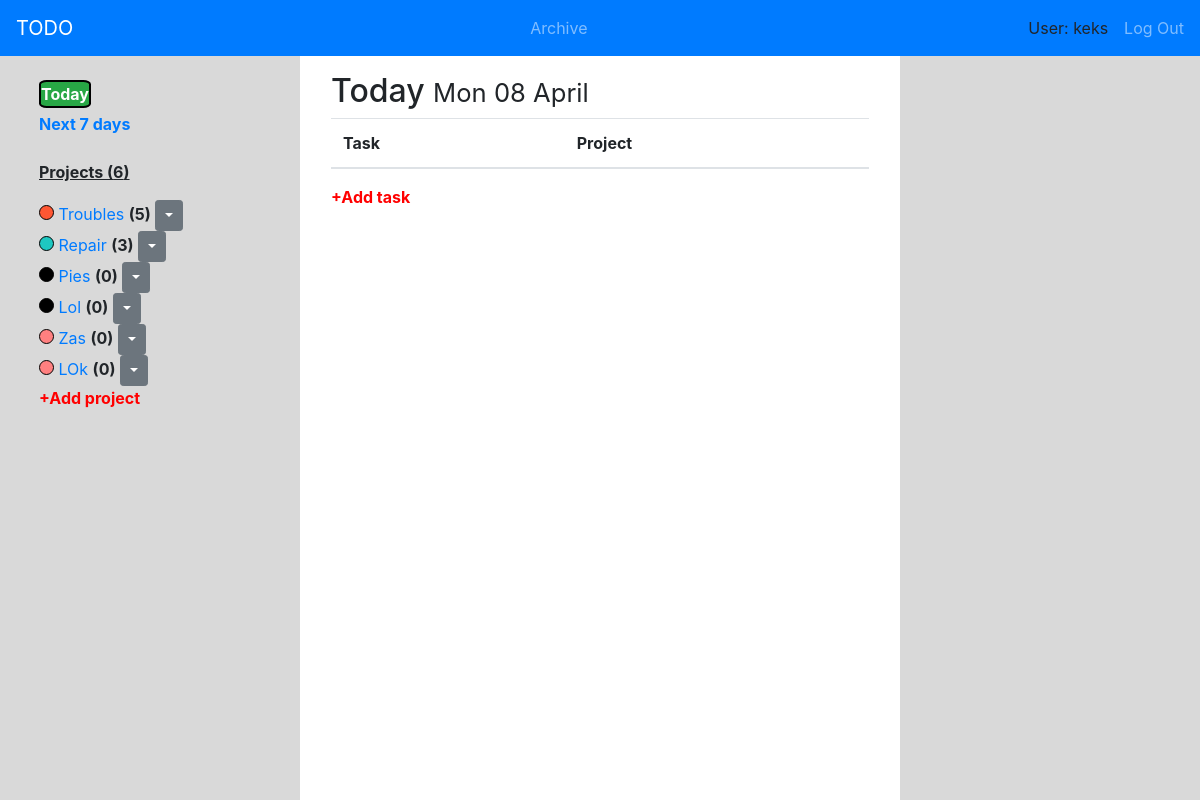
The page /today/ (signed in) on the database as committed earlier.
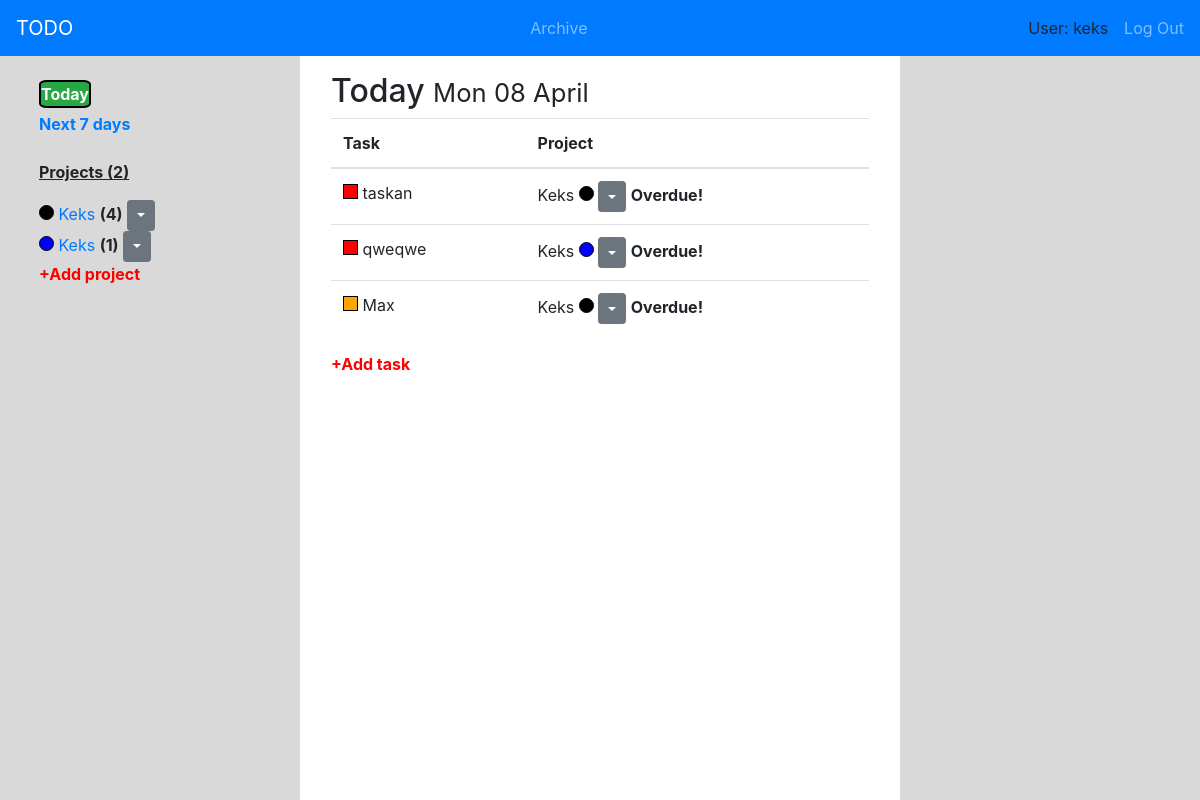
The same page on the database as committed later.
### todo_app/models.py (models this page shows, shortened)
class Project(models.Model):
    name = models.CharField(max_length=20)
    colour = models.CharField(max_length=7)
    slug = models.SlugField(max_length=30, unique=True, blank=True)
    user = models.ForeignKey(User, on_delete=models.CASCADE)
    class Meta:
        unique_together = ('name', 'colour', 'user')
    def get_absolute_url(self):
        return reverse('project_detail_url', kwargs={'slug': self.slug})
    def get_delete_url(self):
        return reverse('project_delete_url', kwargs={'slug': self.slug})
    def __str__(self):
        return self.name

class Task(models.Model):
    LOW = 3
    MID = 2
    HIGH = 1
    CHOICES_OF_PRIORITY = (
        (LOW, 'Low'),
        (MID, 'Mid'),
        (HIGH, 'High')
    )
    name = models.CharField(max_length=30)
    priority = models.PositiveSmallIntegerField(choices=CHOICES_OF_PRIORITY, default=LOW)
    date_until = models.DateTimeField()
    status = models.CharField(max_length=4, blank=True)
    project = models.ForeignKey(Project, on_delete=models.CASCADE)
    class Meta:
        ordering = ['priority']
    def get_delete_url(self):
        return reverse('task_delete_url', kwargs={'id': self.id})
    def get_done_url(self):
        return reverse('task_done_url', kwargs={'id': self.id})

### todo_app/views.py (the view)
# urls.py: path('today/', today, name='today_url'),
def today(request):
    if request.user.is_authenticated:
        project_form = ProjectForm()
        task_form = TaskForm(user=request.user)
        projects = Project.objects.filter(user=request.user)
        overdue_tasks = Task.objects.filter(project__user=request.user,
                                            date_until__lt=timezone.now(),
                                            status='')
        tasks = Task.objects.filter(project__user=request.user, #  for a day
                                    date_until__gte=timezone.now(),
                                    date_until__lt=timezone.now()+timezone.timedelta(days=1))
        context = {
            'today_obj': True,
            'title': 'Today',
            'today_date': datetime.now(),
            'projects': projects,
            'overdue_tasks': overdue_tasks,
            'tasks': tasks,
            'project_form': project_form,
            'task_form': task_form,
        }
        return render(request, 'todo_app/main.html', context=context)
    return redirect('login_url')

### todo_app/templates/todo_app/main.html
{% extends 'todo_app/todo_base.html' %}
{% block left-block %}
    {% include 'todo_app/includes/left_block_universal.html' %}
{% endblock %}
{% block center-block %}
    {% include 'todo_app/includes/center_block_universal.html' %}
{% endblock %}

### todo_app/templates/todo_app/includes/left_block_universal.html (shortened to what this page needs)
                <div class="m-4">
                    <a href="{% url 'today_url' %}" class="{% if today_obj %}btn-success selected{% endif %}"><strong>Today</strong></a>
                    <a href="{% url 'next7days_url' %}" class="mt-1 {% if next7days_obj %}btn-success selected{% endif %}"><strong>Next 7 days</strong></a>
                    <br>
                    <p style='text-decoration:underline;'><strong>Projects ({{ projects.count }})</strong></p>
                    {% for project in projects %}
                        <div>
                            <div class="project-circle" style="background: {{ project.colour }}"></div>
                            <a href="{{ project.get_absolute_url }}" class="d-inline">{{ project.name }} </a>
                            <b>({{ project.task_set.count }})</b>
                          <button type="button" class="btn btn-sm btn-secondary dropdown-toggle dropdown-toggle-split" data-toggle="dropdown" aria-haspopup="true" aria-expanded="false">
                          </button>
                        </div>
                    {% endfor %}
                    <p class="a-add-prjct"><strong>+Add project</strong></p>
                </div>

### todo_app/templates/todo_app/includes/center_block_universal.html (shortened to what this page needs)
                <div class="m-3">
                    {% if today_obj %}
                        <h2>Today <small>{{ today_date|date:"D d F" }}</small></h2>
                    {% elif next7days_obj %}
                        <h2>Next 7 days</h2>
                    {% endif %}
                    <table class="table">
                        <thead>
                        <tr>
                            <th scope="col">Task</th>
                            <th scope="col">Project</th>
                        </tr>
                        </thead>
                        <tbody>
                        {% if overdue_tasks %}
                        {% for task in overdue_tasks %}
                            <tr>
                                <td>
                                    <div class="priority-square" style="background:{% if task.priority == 1 %}red{% elif task.priority == 2 %}orange{% elif task.priority == 3 %}white{% endif %}"></div>
                                    {{ task.name }}
                                </td>
                                <td>
                                    {{ task.project }}
                                    <div class="project-circle" style="background: {{ task.project.colour }}"></div>
                                  <button type="button" class="btn btn-sm btn-secondary dropdown-toggle dropdown-toggle-split" data-toggle="dropdown" aria-haspopup="true" aria-expanded="false">
                                  </button>
                                    <b>Overdue!</b>
                                </td>
                            </tr>
                        {% endfor %}
                        {% endif %}
                        </tbody>
                    </table>
                    <p class="a-add-task"><strong>+Add task</strong></p>
                </div>

Rows that differ between the two databases and show on the page:
removed Project: name "Troubles", task_set.count "5"
removed Project: name "Repair", task_set.count "3"
removed Project: name "Pies", task_set.count "0"
removed Project: name "Lol", task_set.count "0"
removed Project: name "Zas", task_set.count "0"
removed Project: name "LOk", task_set.count "0"
added Project: name "Keks", task_set.count "4"
added Project: name "Keks", task_set.count "1"
now on this page (row edited): Task: priority 1 (drawn), name "taskan", project "Keks"
now on this page (row edited): Task: priority 1 (drawn), name "qweqwe", project "Keks"
now on this page (row edited): Task: priority 2 (drawn), name "Max", project "Keks"
Other text that changed with them:
{{ projects.count }}: "6" → "2"
